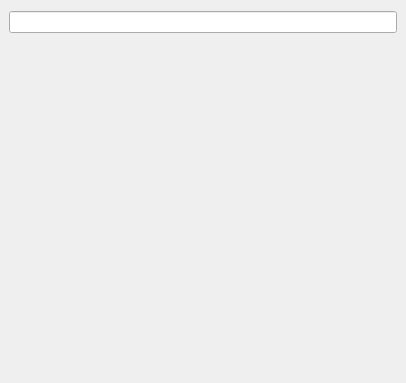
<?xml version="1.0" encoding="UTF-8"?>
<ui version="4.0">
 <class>FunctionListWidget</class>
 <widget class="QWidget" name="FunctionListWidget">
  <property name="geometry">
   <rect>
    <x>0</x>
    <y>0</y>
    <width>406</width>
    <height>383</height>
   </rect>
  </property>
  <property name="windowTitle">
   <string>Form</string>
  </property>
  <layout class="QVBoxLayout" name="verticalLayout">
   <property name="leftMargin">
    <number>0</number>
   </property>
   <property name="topMargin">
    <number>0</number>
   </property>
   <property name="rightMargin">
    <number>0</number>
   </property>
   <property name="bottomMargin">
    <number>0</number>
   </property>
   <item>
    <widget class="QWidget" name="wgtTop" native="true">
     <property name="minimumSize">
      <size>
       <width>0</width>
       <height>44</height>
      </size>
     </property>
     <property name="maximumSize">
      <size>
       <width>16777215</width>
       <height>44</height>
      </size>
     </property>
     <layout class="QHBoxLayout" name="horizontalLayout">
      <item>
       <widget class="QLineEdit" name="edtSearch"/>
      </item>
     </layout>
    </widget>
   </item>
   <item>
    <widget class="QWidget" name="wgtClient" native="true"/>
   </item>
  </layout>
 </widget>
 <resources/>
 <connections/>
</ui>
